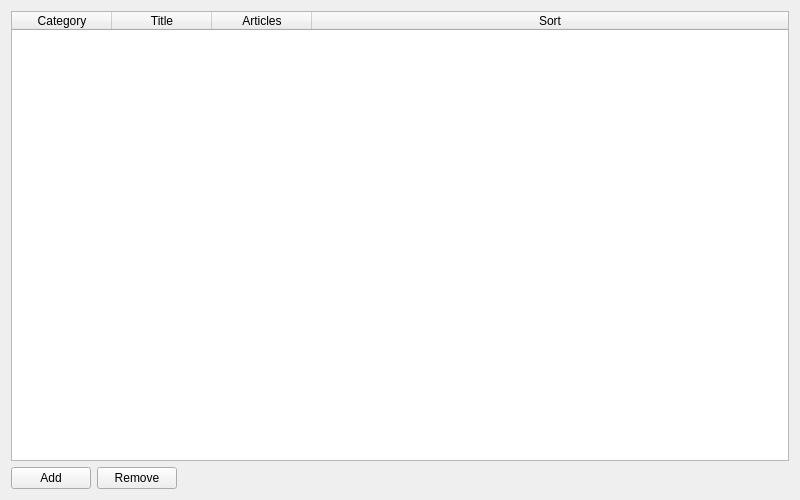
<?xml version="1.0" encoding="UTF-8"?>
<ui version="4.0">
 <class>PageBlocCategoryArticlesWidget</class>
 <widget class="QWidget" name="PageBlocCategoryArticlesWidget">
  <property name="geometry">
   <rect>
    <x>0</x>
    <y>0</y>
    <width>800</width>
    <height>500</height>
   </rect>
  </property>
  <property name="windowTitle">
   <string>PageBlocCategoryArticlesWidget</string>
  </property>
  <layout class="QVBoxLayout" name="verticalLayout">
   <item>
    <widget class="QTableWidget" name="tableEntries">
     <property name="selectionBehavior">
      <enum>QAbstractItemView::SelectionBehavior::SelectRows</enum>
     </property>
     <attribute name="horizontalHeaderStretchLastSection">
      <bool>true</bool>
     </attribute>
     <column>
      <property name="text">
       <string>Category</string>
      </property>
     </column>
     <column>
      <property name="text">
       <string>Title</string>
      </property>
     </column>
     <column>
      <property name="text">
       <string>Articles</string>
      </property>
     </column>
     <column>
      <property name="text">
       <string>Sort</string>
      </property>
     </column>
    </widget>
   </item>
   <item>
    <layout class="QHBoxLayout" name="buttonBar">
     <item>
      <widget class="QPushButton" name="btnAdd">
       <property name="text">
        <string>Add</string>
       </property>
      </widget>
     </item>
     <item>
      <widget class="QPushButton" name="btnRemove">
       <property name="text">
        <string>Remove</string>
       </property>
      </widget>
     </item>
     <item>
      <spacer name="buttonSpacer">
       <property name="orientation">
        <enum>Qt::Orientation::Horizontal</enum>
       </property>
       <property name="sizeHint" stdset="0">
        <size>
         <width>40</width>
         <height>20</height>
        </size>
       </property>
      </spacer>
     </item>
    </layout>
   </item>
  </layout>
 </widget>
 <resources/>
 <connections/>
</ui>
